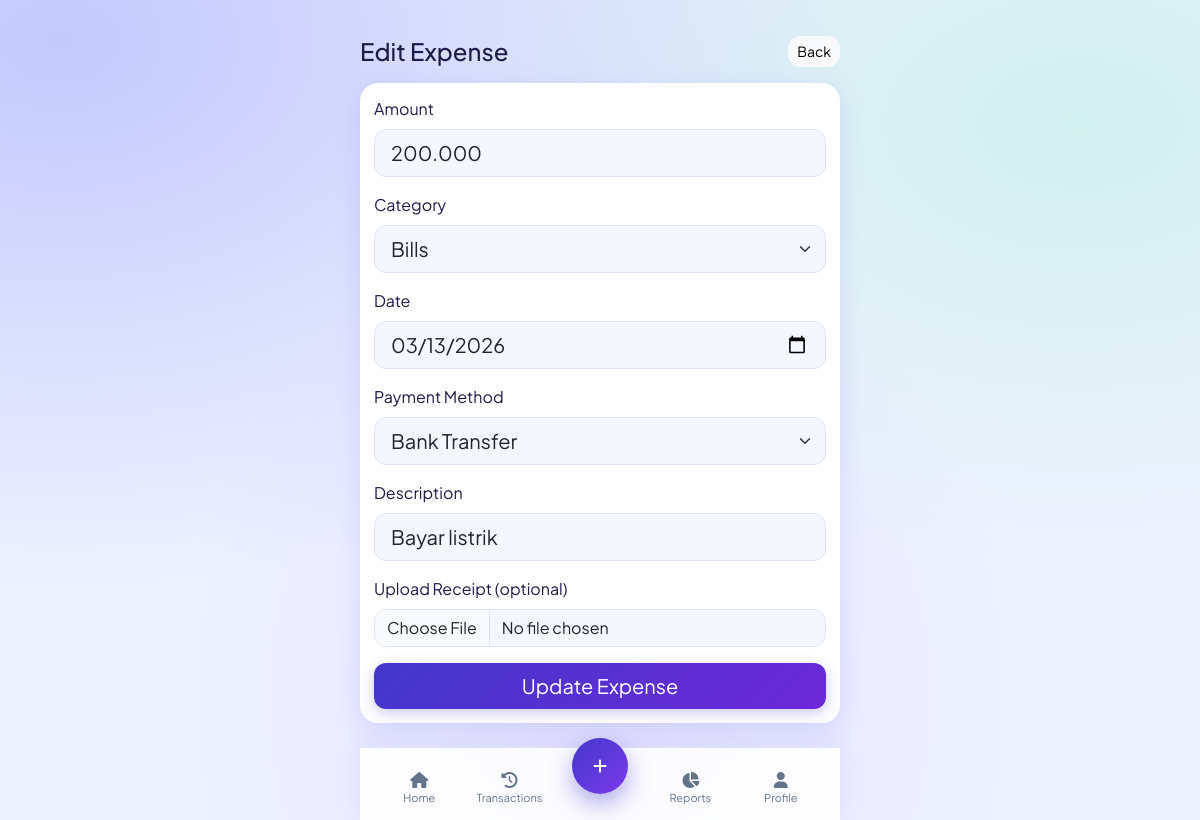
The app's page /transactions/edit?id=4 (signed in) with its own data.
### tables this page shows
CREATE TABLE transactions (
    id INT UNSIGNED AUTO_INCREMENT PRIMARY KEY,
    user_id INT UNSIGNED NOT NULL,
    category_id INT UNSIGNED NOT NULL,
    amount DECIMAL(12,2) NOT NULL,
    payment_method_id INT UNSIGNED NOT NULL,
    description VARCHAR(255) NULL,
    receipt_image VARCHAR(255) NULL,
    transaction_date DATE NOT NULL,
    created_at TIMESTAMP DEFAULT CURRENT_TIMESTAMP,
    CONSTRAINT fk_transactions_user FOREIGN KEY (user_id) REFERENCES users(id) ON DELETE CASCADE,
    CONSTRAINT fk_transactions_category FOREIGN KEY (category_id) REFERENCES categories(id) ON DELETE RESTRICT,
    CONSTRAINT fk_transactions_payment_method FOREIGN KEY (payment_method_id) REFERENCES payment_methods(id) ON DELETE RESTRICT,
    INDEX idx_transactions_user_date (user_id, transaction_date)
);

CREATE TABLE categories (
    id INT UNSIGNED AUTO_INCREMENT PRIMARY KEY,
    user_id INT UNSIGNED NOT NULL,
    name VARCHAR(100) NOT NULL,
    icon VARCHAR(60) NOT NULL DEFAULT 'fa-wallet',
    created_at TIMESTAMP DEFAULT CURRENT_TIMESTAMP,
    CONSTRAINT fk_categories_user FOREIGN KEY (user_id) REFERENCES users(id) ON DELETE CASCADE,
    UNIQUE KEY unique_user_category (user_id, name)
);

CREATE TABLE payment_methods (
    id INT UNSIGNED AUTO_INCREMENT PRIMARY KEY,
    name VARCHAR(80) NOT NULL UNIQUE,
    created_at TIMESTAMP DEFAULT CURRENT_TIMESTAMP
);

### core/Controller.php (called while the page is built, shortened)
<?php
class Controller
{
    protected function view(string $view, array $data = []): void
    {
        extract($data);
        $viewFile = APP_PATH . '/views/' . $view . '.php';
        require APP_PATH . '/views/layouts/header.php';
        require $viewFile;
        require APP_PATH . '/views/layouts/footer.php';
    }
    protected function model(string $model)
    {
        return new $model();
    }
}

### app/controllers/TransactionController.php (called while the page is built, shortened)
<?php
class TransactionController extends Controller
{
    private TransactionModel $transactionModel;
    private CategoryModel $categoryModel;
    private PaymentMethodModel $paymentMethodModel;
    public function __construct()
    {
        $this->transactionModel = $this->model(TransactionModel::class);
        $this->categoryModel = $this->model(CategoryModel::class);
        $this->paymentMethodModel = $this->model(PaymentMethodModel::class);
    }
    public function edit(): void
    {
        $user = auth_user();
        $id = (int) ($_GET['id'] ?? 0);
        $transaction = $this->transactionModel->findById($id, $user['id']);
        $this->view('edit_transaction', [
            'transaction' => $transaction,
            'categories' => $this->categoryModel->allByUser($user['id']),
            'paymentMethods' => $this->paymentMethodModel->all(),
        ]);
    }
}

### core/Router.php (called while the page is built, shortened)
<?php
class Router
{
    private array $routes = [
        'GET' => [],
        'POST' => [],
    ];
    public function get(string $path, array $handler): void
    {
        $this->routes['GET'][$path] = $handler;
    }
    public function post(string $path, array $handler): void
    {
        $this->routes['POST'][$path] = $handler;
    }
    public function dispatch(string $method, string $uri): void
    {
        $path = parse_url($uri, PHP_URL_PATH);
        $path = $path ?: '/';
        $handler = $this->routes[$method][$path] ?? null;
        [$controllerName, $methodName] = $handler;
        $controller = new $controllerName();
        $controller->$methodName();
    }
}

### public/index.php (called while the page is built)
<?php
require_once dirname(__DIR__) . '/config/app.php';
$router = new Router();
$router->get('/', [DashboardController::class, 'index']);
$router->get('/login', [AuthController::class, 'login']);
$router->post('/login', [AuthController::class, 'doLogin']);
$router->get('/register', [AuthController::class, 'register']);
$router->post('/register', [AuthController::class, 'doRegister']);
$router->post('/logout', [AuthController::class, 'logout']);
$router->post('/language/switch', [LanguageController::class, 'switch']);
$router->get('/health/recurring', [HealthController::class, 'recurring']);
$router->get('/admin', [AdminDashboardController::class, 'index']);
$router->get('/admin/dashboard', [AdminDashboardController::class, 'index']);
$router->get('/admin/users', [AdminMvpController::class, 'users']);
$router->get('/admin/subscriptions', [AdminMvpController::class, 'subscriptions']);
$router->get('/admin/subscriptions/export', [AdminMvpController::class, 'exportSubscriptions']);
$router->get('/admin/operations', [AdminMvpController::class, 'operations']);
$router->get('/admin/analytics', [AdminMvpController::class, 'analytics']);
$router->get('/admin/support', [AdminMvpController::class, 'support']);
$router->get('/admin/settings', [AdminMvpController::class, 'settings']);
$router->post('/admin/settings/save', [AdminMvpController::class, 'saveSettings']);
$router->post('/admin/users/suspend', [AdminMvpController::class, 'suspendUser']);
$router->post('/admin/users/activate', [AdminMvpController::class, 'activateUser']);
$router->post('/admin/users/reset-password', [AdminMvpController::class, 'resetUserPassword']);
$router->post('/admin/users/reset-api-tokens', [AdminMvpController::class, 'resetUserApiTokens']);
$router->get('/transactions', [TransactionController::class, 'index']);
$router->get('/transactions/add', [TransactionController::class, 'add']);
$router->post('/transactions/store', [TransactionController::class, 'store']);
$router->get('/transactions/edit', [TransactionController::class, 'edit']);
$router->post('/transactions/update', [TransactionController::class, 'update']);
$router->post('/transactions/delete', [TransactionController::class, 'delete']);
$router->get('/categories', [CategoryController::class, 'index']);
$router->post('/categories/store', [CategoryController::class, 'store']);
$router->post('/categories/update', [CategoryController::class, 'update']);
$router->post('/categories/delete', [CategoryController::class, 'delete']);
$router->get('/budget', [BudgetController::class, 'index']);
$router->post('/budget/save', [BudgetController::class, 'save']);
$router->get('/reports', [ReportController::class, 'index']);
$router->get('/reports/export', [ReportController::class, 'export']);
$router->get('/reports/charts', [ReportController::class, 'charts']);
$router->get('/profile', [ProfileController::class, 'index']);
$router->post('/profile/update', [ProfileController::class, 'update']);
$router->get('/salary-config', [SalaryController::class, 'index']);
$router->post('/salary-config/store', [SalaryController::class, 'store']);
$router->post('/salary-config/update', [SalaryController::class, 'update']);
$router->post('/salary-config/delete', [SalaryController::class, 'delete']);
$router->get('/salary-config/calculate', [SalaryController::class, 'calculate']);
$router->get('/income', [IncomeController::class, 'index']);
$router->get('/income/add', [IncomeController::class, 'add']);
$router->post('/income/store', [IncomeController::class, 'store']);
$router->get('/income/edit', [IncomeController::class, 'edit']);
$router->post('/income/update', [IncomeController::class, 'update']);
$router->post('/income/delete', [IncomeController::class, 'delete']);
$router->get('/projection', [IncomeController::class, 'projection']);
$router->get('/bills', [RecurringBillController::class, 'index']);
$router->get('/bills/add', [RecurringBillController::class, 'add']);
$router->post('/bills/store', [RecurringBillController::class, 'store']);
$router->get('/bills/edit', [RecurringBillController::class, 'edit']);
$router->post('/bills/update', [RecurringBillController::class, 'update']);
$router->post('/bills/delete', [RecurringBillController::class, 'delete']);
$router->post('/bills/generate', [RecurringBillController::class, 'generate']);
$router->post('/api/auth/register', [ApiAuthController::class, 'register']);
$router->post('/api/auth/login', [ApiAuthController::class, 'login']);
$router->post('/api/auth/logout', [ApiAuthController::class, 'logout']);
$router->get('/api/transactions', [ApiTransactionController::class, 'index']);
$router->post('/api/transactions/create', [ApiTransactionController::class, 'create']);
$router->post('/api/transactions/update', [ApiTransactionController::class, 'update']);
$router->post('/api/transactions/delete', [ApiTransactionController::class, 'delete']);
$router->post('/api/transactions/upload-receipt', [ApiTransactionController::class, 'uploadReceipt']);
$router->get('/api/categories', [ApiCategoryController::class, 'index']);
$router->post('/api/categories/create', [ApiCategoryController::class, 'create']);
$router->post('/api/categories/update', [ApiCategoryController::class, 'update']);
$router->post('/api/categories/delete', [ApiCategoryController::class, 'delete']);
$router->get('/api/budget', [ApiBudgetController::class, 'get']);
$router->post('/api/budget/save', [ApiBudgetController::class, 'save']);
$router->get('/api/reports/summary', [ApiReportController::class, 'summary']);
$router->get('/api/reports/charts', [ApiReportController::class, 'charts']);
$router->get('/api/reports/export', [ApiReportController::class, 'export']);
$router->get('/api/payment-methods', [ApiPaymentMethodController::class, 'index']);
$router->get('/api/profile/me', [ApiProfileController::class, 'me']);
$router->post('/api/profile/update', [ApiProfileController::class, 'update']);
$router->dispatch($_SERVER['REQUEST_METHOD'], $_SERVER['REQUEST_URI']);

### app/helpers/helpers.php (called while the page is built, shortened)
<?php
function e(?string $value): string
{
    return htmlspecialchars((string) $value, ENT_QUOTES, 'UTF-8');
}
function base_url(string $path = ''): string
{
    $normalized = ltrim($path, '/');
    return BASE_URL . ($normalized ? '/' . $normalized : '');
}
function auth_user(): ?array
{
    return $_SESSION['user'] ?? null;
}
function current_language(): string
{
    static $resolved = null;
    if ($resolved !== null) {
        return $resolved;
    }
    $lang = $_SESSION['lang'] ?? null;
    $resolved = $lang;
    return $resolved;
}
function t(string $key, array $replace = []): string
{
    static $cache = [];
    $lang = current_language();
    if (!isset($cache[$lang])) {
        $langFile = APP_PATH . '/lang/' . $lang . '.php';
        $fallbackFile = APP_PATH . '/lang/en.php';
        $fallback = file_exists($fallbackFile) ? require $fallbackFile : [];
        $translations = file_exists($langFile) ? require $langFile : [];
        $cache[$lang] = array_merge($fallback, $translations);
    }
    $text = $cache[$lang][$key] ?? $key;
    return $text;
}

### config/app.php (called while the page is built, shortened)
<?php
spl_autoload_register(function ($class) {
    $paths = [
        BASE_PATH . '/core/' . $class . '.php',
        APP_PATH . '/controllers/' . $class . '.php',
        APP_PATH . '/models/' . $class . '.php',
    ];
    foreach ($paths as $path) {
        if (file_exists($path)) {
            return;
        }
    }
});
require_once APP_PATH . '/helpers/helpers.php';

### config/database.php (called while the page is built)
<?php
return [
    'host' => '127.0.0.1',
    'port' => '3306',
    'dbname' => 'duitkemana',
    'username' => 'root',
    'password' => '',
    'charset' => 'utf8mb4',
];

### core/Model.php (called while the page is built, shortened)
<?php
class Model
{
    public function __construct()
    {
        $config = require BASE_PATH . '/config/database.php';
        $dsn = sprintf(
            'mysql:host=%s;port=%s;dbname=%s;charset=%s',
            $config['host'],
            $config['port'],
            $config['dbname'],
            $config['charset']
        );
        $this->db = new PDO($dsn, $config['username'], $config['password'], [
            PDO::ATTR_ERRMODE => PDO::ERRMODE_EXCEPTION,
            PDO::ATTR_DEFAULT_FETCH_MODE => PDO::FETCH_ASSOC,
            PDO::ATTR_EMULATE_PREPARES => false,
        ]);
    }
}

### app/models/TransactionModel.php (called while the page is built, shortened)
<?php
class TransactionModel extends Model
{
    public function findById(int $id, int $userId): ?array
    {
        $stmt = $this->db->prepare('SELECT * FROM transactions WHERE id = :id AND user_id = :user_id LIMIT 1');
        $stmt->execute([
            ':id' => $id,
            ':user_id' => $userId,
        ]);
        $row = $stmt->fetch();
        return $row ?: null;
    }
}

### app/models/CategoryModel.php (called while the page is built, shortened)
<?php
class CategoryModel extends Model
{
    public function allByUser(int $userId): array
    {
        $stmt = $this->db->prepare('SELECT * FROM categories WHERE user_id = :user_id ORDER BY name ASC');
        $stmt->execute([':user_id' => $userId]);
        return $stmt->fetchAll();
    }
}

### app/models/PaymentMethodModel.php (called while the page is built)
<?php
class PaymentMethodModel extends Model
{
    public function all(): array
    {
        $stmt = $this->db->query('SELECT * FROM payment_methods ORDER BY id ASC');
        return $stmt->fetchAll();
    }
}

### app/views/edit_transaction.php (the view, shortened to what this page needs)
<section class="d-flex justify-content-between align-items-center mb-3">
    <h4 class="mb-0"><?= e(t('Edit Expense')); ?></h4>
    <a href="<?= e(base_url('/transactions')); ?>" class="btn btn-light btn-sm"><?= e(t('Back')); ?></a>
</section>
<form method="post" action="<?= e(base_url('/transactions/update')); ?>" enctype="multipart/form-data" class="soft-card vstack gap-3">
    <div>
        <label class="form-label"><?= e(t('Amount')); ?></label>
        <input type="text" inputmode="numeric" name="amount" id="txAmount" class="form-control form-control-lg fmt-idr" value="<?= e(number_format((float) $transaction['amount'], 0, ',', '.')); ?>" required>
    </div>
    <div>
        <label class="form-label"><?= e(t('Category')); ?></label>
        <select name="category_id" class="form-select form-select-lg" required>
            <?php foreach ($categories as $category): ?>
                <option value="<?= (int) $category['id']; ?>" <?= (int) $transaction['category_id'] === (int) $category['id'] ? 'selected' : ''; ?>>
                    <?= e($category['name']); ?>
                </option>
            <?php endforeach; ?>
        </select>
    </div>
    <div>
        <label class="form-label"><?= e(t('Date')); ?></label>
        <input type="date" name="transaction_date" class="form-control form-control-lg" value="<?= e($transaction['transaction_date']); ?>" required>
    </div>
    <div>
        <label class="form-label"><?= e(t('Payment Method')); ?></label>
        <select name="payment_method_id" class="form-select form-select-lg" required>
            <?php foreach ($paymentMethods as $pm): ?>
                <option value="<?= (int) $pm['id']; ?>" <?= (int) $transaction['payment_method_id'] === (int) $pm['id'] ? 'selected' : ''; ?>>
                    <?= e($pm['name']); ?>
                </option>
            <?php endforeach; ?>
        </select>
    </div>
    <div>
        <label class="form-label"><?= e(t('Description')); ?></label>
        <input type="text" name="description" class="form-control form-control-lg" value="<?= e($transaction['description']); ?>">
    </div>
    <div>
        <label class="form-label"><?= e(t('Upload Receipt (optional)')); ?></label>
        <input type="file" name="receipt_image" class="form-control" accept="image/*">
    </div>
    <button class="btn btn-primary btn-lg w-100" type="submit"><?= e(t('Update Expense')); ?></button>
</form>

### records on screen
transactions: amount "200.000", category_id "Bills", transaction_date "03/13/2026", payment_method_id "Bank Transfer", description "Bayar listrik"

### other values on screen
t('Edit Expense') "Edit Expense"
t('Back') "Back"
t('Amount') "Amount"
t('Category') "Category"
t('Date') "Date"
t('Payment Method') "Payment Method"
t('Description') "Description"
t('Upload Receipt (optional)') "Upload Receipt (optional)"
t('Update Expense') "Update Expense"
t('Home') "Home"
t('Transactions') "Transactions"
t('Reports') "Reports"
t('Profile') "Profile"
